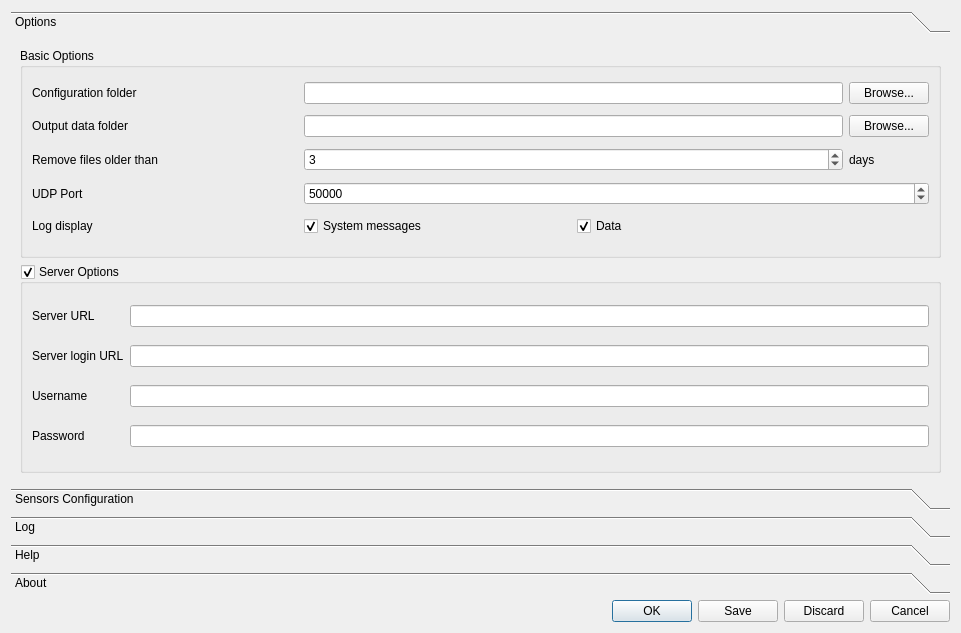
<?xml version="1.0" encoding="UTF-8"?>
<ui version="4.0">
 <class>SensorsBridge</class>
 <widget class="QDialog" name="SensorsBridge">
  <property name="geometry">
   <rect>
    <x>0</x>
    <y>0</y>
    <width>961</width>
    <height>633</height>
   </rect>
  </property>
  <property name="windowTitle">
   <string>Mississippi State University Water Quality Sensors Bridge</string>
  </property>
  <layout class="QVBoxLayout" name="verticalLayout">
   <item>
    <widget class="QToolBox" name="toolBox">
     <property name="currentIndex">
      <number>0</number>
     </property>
     <widget class="QWidget" name="options_tbx">
      <property name="geometry">
       <rect>
        <x>0</x>
        <y>0</y>
        <width>939</width>
        <height>421</height>
       </rect>
      </property>
      <attribute name="label">
       <string>Options</string>
      </attribute>
      <layout class="QVBoxLayout" name="verticalLayout_3">
       <item>
        <widget class="QGroupBox" name="groupBox">
         <property name="title">
          <string>Basic Options</string>
         </property>
         <layout class="QGridLayout" name="gridLayout_2">
          <item row="5" column="0">
           <widget class="QLabel" name="label_3">
            <property name="text">
             <string>UDP Port</string>
            </property>
           </widget>
          </item>
          <item row="6" column="1">
           <widget class="QCheckBox" name="sys_msg_log_ck">
            <property name="text">
             <string>System messages</string>
            </property>
            <property name="checked">
             <bool>true</bool>
            </property>
           </widget>
          </item>
          <item row="3" column="0">
           <widget class="QLabel" name="label_2">
            <property name="text">
             <string>Remove files older than</string>
            </property>
           </widget>
          </item>
          <item row="6" column="0">
           <widget class="QLabel" name="label_9">
            <property name="text">
             <string>Log display</string>
            </property>
           </widget>
          </item>
          <item row="5" column="1" colspan="3">
           <widget class="QSpinBox" name="udp_port_sb">
            <property name="maximum">
             <number>1000000</number>
            </property>
            <property name="value">
             <number>50000</number>
            </property>
           </widget>
          </item>
          <item row="3" column="3">
           <widget class="QLabel" name="label_4">
            <property name="text">
             <string>days</string>
            </property>
           </widget>
          </item>
          <item row="2" column="3">
           <widget class="QPushButton" name="data_folder_btn">
            <property name="text">
             <string>Browse...</string>
            </property>
           </widget>
          </item>
          <item row="6" column="2">
           <widget class="QCheckBox" name="data_log_ck">
            <property name="text">
             <string>Data</string>
            </property>
            <property name="checked">
             <bool>true</bool>
            </property>
           </widget>
          </item>
          <item row="2" column="0">
           <widget class="QLabel" name="label">
            <property name="text">
             <string>Output data folder</string>
            </property>
           </widget>
          </item>
          <item row="3" column="1" colspan="2">
           <widget class="QSpinBox" name="file_keep_limit_sb">
            <property name="value">
             <number>3</number>
            </property>
           </widget>
          </item>
          <item row="0" column="0">
           <widget class="QLabel" name="label_10">
            <property name="text">
             <string>Configuration folder</string>
            </property>
           </widget>
          </item>
          <item row="0" column="3">
           <widget class="QPushButton" name="config_folder_btn">
            <property name="sizePolicy">
             <sizepolicy hsizetype="Fixed" vsizetype="Fixed">
              <horstretch>0</horstretch>
              <verstretch>0</verstretch>
             </sizepolicy>
            </property>
            <property name="text">
             <string>Browse...</string>
            </property>
           </widget>
          </item>
          <item row="2" column="1" colspan="2">
           <widget class="QLineEdit" name="data_folder_lne"/>
          </item>
          <item row="0" column="1" colspan="2">
           <widget class="QLineEdit" name="config_folder_le">
            <property name="sizePolicy">
             <sizepolicy hsizetype="Expanding" vsizetype="Fixed">
              <horstretch>0</horstretch>
              <verstretch>0</verstretch>
             </sizepolicy>
            </property>
           </widget>
          </item>
         </layout>
        </widget>
       </item>
       <item>
        <widget class="QGroupBox" name="server_gb">
         <property name="title">
          <string>Server Options</string>
         </property>
         <property name="checkable">
          <bool>true</bool>
         </property>
         <layout class="QGridLayout" name="gridLayout_3">
          <item row="1" column="1">
           <widget class="QLineEdit" name="server_le"/>
          </item>
          <item row="2" column="0">
           <widget class="QLabel" name="label_6">
            <property name="text">
             <string>Server login URL</string>
            </property>
           </widget>
          </item>
          <item row="2" column="1">
           <widget class="QLineEdit" name="server_login_le"/>
          </item>
          <item row="3" column="0">
           <widget class="QLabel" name="label_7">
            <property name="text">
             <string>Username</string>
            </property>
           </widget>
          </item>
          <item row="3" column="1">
           <widget class="QLineEdit" name="username_le"/>
          </item>
          <item row="4" column="0">
           <widget class="QLabel" name="label_8">
            <property name="text">
             <string>Password</string>
            </property>
           </widget>
          </item>
          <item row="4" column="1">
           <widget class="QLineEdit" name="password_le"/>
          </item>
          <item row="1" column="0">
           <widget class="QLabel" name="label_5">
            <property name="text">
             <string>Server URL</string>
            </property>
           </widget>
          </item>
         </layout>
        </widget>
       </item>
      </layout>
     </widget>
     <widget class="QWidget" name="sensors_config_tbx">
      <property name="geometry">
       <rect>
        <x>0</x>
        <y>0</y>
        <width>136</width>
        <height>140</height>
       </rect>
      </property>
      <attribute name="label">
       <string>Sensors Configuration</string>
      </attribute>
      <layout class="QVBoxLayout" name="verticalLayout_2">
       <item>
        <layout class="QHBoxLayout" name="horizontalLayout">
         <item>
          <widget class="QToolButton" name="add_btn">
           <property name="text">
            <string>Add</string>
           </property>
          </widget>
         </item>
         <item>
          <widget class="QToolButton" name="remove_btn">
           <property name="text">
            <string>Remove</string>
           </property>
          </widget>
         </item>
         <item>
          <spacer name="horizontalSpacer">
           <property name="orientation">
            <enum>Qt::Horizontal</enum>
           </property>
           <property name="sizeHint" stdset="0">
            <size>
             <width>40</width>
             <height>20</height>
            </size>
           </property>
          </spacer>
         </item>
        </layout>
       </item>
       <item>
        <widget class="QTableWidget" name="sensors_config_tw">
         <property name="dragEnabled">
          <bool>false</bool>
         </property>
         <property name="alternatingRowColors">
          <bool>true</bool>
         </property>
         <property name="selectionMode">
          <enum>QAbstractItemView::ExtendedSelection</enum>
         </property>
         <property name="selectionBehavior">
          <enum>QAbstractItemView::SelectRows</enum>
         </property>
         <property name="showGrid">
          <bool>true</bool>
         </property>
         <property name="gridStyle">
          <enum>Qt::SolidLine</enum>
         </property>
         <property name="sortingEnabled">
          <bool>false</bool>
         </property>
         <property name="wordWrap">
          <bool>true</bool>
         </property>
         <attribute name="horizontalHeaderVisible">
          <bool>false</bool>
         </attribute>
         <attribute name="horizontalHeaderCascadingSectionResizes">
          <bool>true</bool>
         </attribute>
         <attribute name="horizontalHeaderShowSortIndicator" stdset="0">
          <bool>false</bool>
         </attribute>
         <attribute name="horizontalHeaderStretchLastSection">
          <bool>false</bool>
         </attribute>
         <attribute name="verticalHeaderVisible">
          <bool>false</bool>
         </attribute>
         <attribute name="verticalHeaderCascadingSectionResizes">
          <bool>false</bool>
         </attribute>
         <attribute name="verticalHeaderHighlightSections">
          <bool>true</bool>
         </attribute>
         <attribute name="verticalHeaderShowSortIndicator" stdset="0">
          <bool>false</bool>
         </attribute>
         <attribute name="verticalHeaderStretchLastSection">
          <bool>false</bool>
         </attribute>
         <column>
          <property name="text">
           <string>Label</string>
          </property>
         </column>
         <column>
          <property name="text">
           <string>Type</string>
          </property>
         </column>
         <column>
          <property name="text">
           <string>Code</string>
          </property>
         </column>
         <column>
          <property name="text">
           <string>Header</string>
          </property>
         </column>
         <column>
          <property name="text">
           <string>Exclude</string>
          </property>
         </column>
        </widget>
       </item>
      </layout>
     </widget>
     <widget class="QWidget" name="log_tbx">
      <property name="geometry">
       <rect>
        <x>0</x>
        <y>0</y>
        <width>157</width>
        <height>28</height>
       </rect>
      </property>
      <attribute name="label">
       <string>Log</string>
      </attribute>
      <layout class="QVBoxLayout" name="verticalLayout_4">
       <item>
        <widget class="QTabWidget" name="log_tab"/>
       </item>
      </layout>
     </widget>
     <widget class="QWidget" name="help">
      <property name="geometry">
       <rect>
        <x>0</x>
        <y>0</y>
        <width>109</width>
        <height>109</height>
       </rect>
      </property>
      <attribute name="label">
       <string>Help</string>
      </attribute>
      <layout class="QVBoxLayout" name="verticalLayout_5">
       <item>
        <widget class="QTextBrowser" name="help_box">
         <property name="readOnly">
          <bool>true</bool>
         </property>
         <property name="html">
          <string>&lt;!DOCTYPE HTML PUBLIC &quot;-//W3C//DTD HTML 4.0//EN&quot; &quot;http://www.w3.org/TR/REC-html40/strict.dtd&quot;&gt;
&lt;html&gt;&lt;head&gt;&lt;meta name=&quot;qrichtext&quot; content=&quot;1&quot; /&gt;&lt;style type=&quot;text/css&quot;&gt;
p, li { white-space: pre-wrap; }
&lt;/style&gt;&lt;/head&gt;&lt;body style=&quot; font-family:'MS Shell Dlg 2'; font-size:7.8pt; font-weight:400; font-style:normal;&quot;&gt;
&lt;p style=&quot; margin-top:0px; margin-bottom:0px; margin-left:0px; margin-right:0px; -qt-block-indent:0; text-indent:0px;&quot;&gt;&lt;span style=&quot; font-size:12pt; font-weight:600;&quot;&gt;Sensors Bridge Documentation&lt;/span&gt;&lt;/p&gt;
&lt;p style=&quot;-qt-paragraph-type:empty; margin-top:0px; margin-bottom:0px; margin-left:0px; margin-right:0px; -qt-block-indent:0; text-indent:0px;&quot;&gt;&lt;br /&gt;&lt;/p&gt;
&lt;p style=&quot; margin-top:0px; margin-bottom:0px; margin-left:0px; margin-right:0px; -qt-block-indent:0; text-indent:0px;&quot;&gt;&lt;span style=&quot; font-size:8pt;&quot;&gt;Sensors Bridge receives data from water quality sensors. It currently supports Ecotriplets 1, 2, and 3, dissolved oxygen, and co2procv and any sensor sent via UDP such as GPS and water quality sensors. It saves data to a folder and sends it to a server.&lt;/span&gt;&lt;/p&gt;
&lt;p style=&quot;-qt-paragraph-type:empty; margin-top:0px; margin-bottom:0px; margin-left:0px; margin-right:0px; -qt-block-indent:0; text-indent:0px; font-size:8pt;&quot;&gt;&lt;br /&gt;&lt;/p&gt;
&lt;p style=&quot; margin-top:0px; margin-bottom:0px; margin-left:0px; margin-right:0px; -qt-block-indent:0; text-indent:0px;&quot;&gt;&lt;span style=&quot; font-size:11pt; font-weight:600;&quot;&gt;Options&lt;/span&gt;&lt;/p&gt;
&lt;p style=&quot;-qt-paragraph-type:empty; margin-top:0px; margin-bottom:0px; margin-left:0px; margin-right:0px; -qt-block-indent:0; text-indent:0px; font-size:12pt; font-weight:600;&quot;&gt;&lt;br /&gt;&lt;/p&gt;
&lt;p style=&quot; margin-top:0px; margin-bottom:0px; margin-left:0px; margin-right:0px; -qt-block-indent:0; text-indent:0px;&quot;&gt;&lt;span style=&quot; font-size:10pt; font-weight:600;&quot;&gt;Basic Options&lt;/span&gt;&lt;/p&gt;
&lt;p style=&quot; margin-top:0px; margin-bottom:0px; margin-left:0px; margin-right:0px; -qt-block-indent:0; text-indent:0px;&quot;&gt;&lt;span style=&quot; font-weight:600;&quot;&gt;Configuration Folder&lt;/span&gt;: By default Sensors Bridge uses its installation folder to store configuration. However, you can change it to any folder in your computer. The default configuration needs to be modified based on the sensors you have and to which COM ports they are connected.&lt;/p&gt;
&lt;p style=&quot; margin-top:0px; margin-bottom:0px; margin-left:0px; margin-right:0px; -qt-block-indent:0; text-indent:0px;&quot;&gt;&lt;span style=&quot; font-weight:600;&quot;&gt;Output&lt;/span&gt; &lt;span style=&quot; font-weight:600;&quot;&gt;Data Folder&lt;/span&gt;: is where the data and log files are stored. The data and logs are organized by data followed by the sensor name (generated from sensor label). The data is raw data that directly come from the sensors. You will need to convert it using your server or other software like Microsoft Excel. The output data is CSV file comma delimited that you can open using Spreadsheet software. &lt;/p&gt;
&lt;p style=&quot; margin-top:0px; margin-bottom:0px; margin-left:0px; margin-right:0px; -qt-block-indent:0; text-indent:0px;&quot;&gt;&lt;span style=&quot; font-weight:600;&quot;&gt;Remove Files Older Than&lt;/span&gt;: &lt;span style=&quot; font-family:'MS Shell Dlg 2,sans-serif'; font-size:8pt;&quot;&gt;determines&lt;/span&gt; the maximum days data will be stored. Data and logs older that the specified days will be removed.&lt;/p&gt;
&lt;p style=&quot; margin-top:0px; margin-bottom:0px; margin-left:0px; margin-right:0px; -qt-block-indent:0; text-indent:0px;&quot;&gt;&lt;span style=&quot; font-weight:600;&quot;&gt;UDP Port&lt;/span&gt;: the UDP port number to be connected. &lt;/p&gt;
&lt;p style=&quot; margin-top:0px; margin-bottom:0px; margin-left:0px; margin-right:0px; -qt-block-indent:0; text-indent:0px;&quot;&gt;&lt;span style=&quot; font-weight:600;&quot;&gt;Log Display&lt;/span&gt;: can be shown in the Log tab if checked. You can see system messages and/or data being saved. Note, this will add extra resources on the computer so it is only recommended for debugging purposes.&lt;/p&gt;
&lt;p style=&quot;-qt-paragraph-type:empty; margin-top:0px; margin-bottom:0px; margin-left:0px; margin-right:0px; -qt-block-indent:0; text-indent:0px;&quot;&gt;&lt;br /&gt;&lt;/p&gt;
&lt;p style=&quot; margin-top:0px; margin-bottom:0px; margin-left:0px; margin-right:0px; -qt-block-indent:0; text-indent:0px;&quot;&gt;&lt;span style=&quot; font-size:10pt; font-weight:600;&quot;&gt;Server Options&lt;/span&gt;&lt;/p&gt;
&lt;p style=&quot; margin-top:0px; margin-bottom:0px; margin-left:0px; margin-right:0px; -qt-block-indent:0; text-indent:0px;&quot;&gt;If you want to send data to a server, you can check the checkbox to enable it. If you don't have a server, make sure to uncheck it. The receiving server must accept Post data. &lt;/p&gt;
&lt;p style=&quot; margin-top:0px; margin-bottom:0px; margin-left:0px; margin-right:0px; -qt-block-indent:0; text-indent:0px;&quot;&gt;&lt;span style=&quot; font-weight:600;&quot;&gt;Server&lt;/span&gt;: the URL of the server&lt;/p&gt;
&lt;p style=&quot; margin-top:0px; margin-bottom:0px; margin-left:0px; margin-right:0px; -qt-block-indent:0; text-indent:0px;&quot;&gt;&lt;span style=&quot; font-weight:600;&quot;&gt;Server Login&lt;/span&gt;: the login URL of the server.&lt;/p&gt;
&lt;p style=&quot; margin-top:0px; margin-bottom:0px; margin-left:0px; margin-right:0px; -qt-block-indent:0; text-indent:0px;&quot;&gt;&lt;span style=&quot; font-weight:600;&quot;&gt;Username&lt;/span&gt;: the username to have access to the server if any.&lt;/p&gt;
&lt;p style=&quot; margin-top:0px; margin-bottom:0px; margin-left:0px; margin-right:0px; -qt-block-indent:0; text-indent:0px;&quot;&gt;&lt;span style=&quot; font-weight:600;&quot;&gt;Password&lt;/span&gt;: the password of the user if any&lt;/p&gt;
&lt;p style=&quot;-qt-paragraph-type:empty; margin-top:0px; margin-bottom:0px; margin-left:0px; margin-right:0px; -qt-block-indent:0; text-indent:0px;&quot;&gt;&lt;br /&gt;&lt;/p&gt;
&lt;p style=&quot; margin-top:0px; margin-bottom:0px; margin-left:0px; margin-right:0px; -qt-block-indent:0; text-indent:0px;&quot;&gt;&lt;span style=&quot; font-size:12pt; font-weight:600;&quot;&gt;Sensors Configuration&lt;/span&gt;&lt;/p&gt;
&lt;p style=&quot; margin-top:0px; margin-bottom:0px; margin-left:0px; margin-right:0px; -qt-block-indent:0; text-indent:0px;&quot;&gt;&lt;span style=&quot; font-size:8pt;&quot;&gt;The Sensors Configuration is where you add sensors details. The default configuration comes will all the sensors. You can modify the header fields and the exclude fields. You can add or remove based on the sensors you have and want to capture data from.&lt;/span&gt;&lt;/p&gt;
&lt;p style=&quot; margin-top:0px; margin-bottom:0px; margin-left:0px; margin-right:0px; -qt-block-indent:0; text-indent:0px;&quot;&gt;&lt;span style=&quot; font-size:8pt; font-weight:600;&quot;&gt;Label&lt;/span&gt;&lt;span style=&quot; font-size:8pt;&quot;&gt;: The name of the sensor. The sensor name is auto generated by removing the label. The sensor name is used to send data to the server. So, make sure to type it the same way as the server expects the same name. &lt;/span&gt;&lt;/p&gt;
&lt;p style=&quot; margin-top:0px; margin-bottom:0px; margin-left:0px; margin-right:0px; -qt-block-indent:0; text-indent:0px;&quot;&gt;&lt;span style=&quot; font-size:8pt; font-weight:600;&quot;&gt;Type&lt;/span&gt;&lt;span style=&quot; font-size:8pt;&quot;&gt;: The communication interface type&lt;/span&gt;&lt;/p&gt;
&lt;p style=&quot; margin-top:0px; margin-bottom:0px; margin-left:0px; margin-right:0px; -qt-block-indent:0; text-indent:0px;&quot;&gt;&lt;span style=&quot; font-size:8pt; font-weight:600;&quot;&gt;Code&lt;/span&gt;&lt;span style=&quot; font-size:8pt;&quot;&gt;: The code of data. The code for COM ports is determined by the port number your computer gives to currently connected ports. Make sure the sensor and the COM port number you choose match. This default configuration will need to be changed here. For UDP,  the code should be the first word before a dollar sign. The UDP expects the following format CODE$[data comma separated]*checksum.  &lt;/span&gt;&lt;/p&gt;
&lt;p style=&quot; margin-top:0px; margin-bottom:0px; margin-left:0px; margin-right:0px; -qt-block-indent:0; text-indent:0px;&quot;&gt;&lt;span style=&quot; font-size:8pt; font-weight:600;&quot;&gt;Header&lt;/span&gt;&lt;span style=&quot; font-size:8pt;&quot;&gt;: This is the field name for comma or tab separated data that comes from the sensors. All fields must be included here. &lt;/span&gt;&lt;/p&gt;
&lt;p style=&quot; margin-top:0px; margin-bottom:0px; margin-left:0px; margin-right:0px; -qt-block-indent:0; text-indent:0px;&quot;&gt;&lt;span style=&quot; font-size:8pt; font-weight:600;&quot;&gt;Exclude&lt;/span&gt;&lt;span style=&quot; font-size:8pt;&quot;&gt;: If you don't want to save some columns, you can exclude them here. &lt;/span&gt;&lt;/p&gt;
&lt;p style=&quot;-qt-paragraph-type:empty; margin-top:0px; margin-bottom:0px; margin-left:0px; margin-right:0px; -qt-block-indent:0; text-indent:0px; font-size:8pt;&quot;&gt;&lt;br /&gt;&lt;/p&gt;
&lt;p style=&quot; margin-top:0px; margin-bottom:0px; margin-left:0px; margin-right:0px; -qt-block-indent:0; text-indent:0px;&quot;&gt;&lt;span style=&quot; font-size:11pt; font-weight:600;&quot;&gt;Log&lt;/span&gt;&lt;/p&gt;
&lt;p style=&quot; margin-top:0px; margin-bottom:0px; margin-left:0px; margin-right:0px; -qt-block-indent:0; text-indent:0px;&quot;&gt;&lt;span style=&quot; font-size:8pt;&quot;&gt;This is the tab that shows the system messages and data on realtime bases when you start capturing data. Each sensor has its on Log tab. &lt;/span&gt;&lt;/p&gt;
&lt;p style=&quot;-qt-paragraph-type:empty; margin-top:0px; margin-bottom:0px; margin-left:0px; margin-right:0px; -qt-block-indent:0; text-indent:0px; font-size:8pt;&quot;&gt;&lt;br /&gt;&lt;/p&gt;
&lt;p style=&quot; margin-top:0px; margin-bottom:0px; margin-left:0px; margin-right:0px; -qt-block-indent:0; text-indent:0px;&quot;&gt;&lt;span style=&quot; font-size:12pt; font-weight:600;&quot;&gt;Support and Bug Report&lt;/span&gt;&lt;/p&gt;
&lt;p style=&quot; margin-top:0px; margin-bottom:0px; margin-left:0px; margin-right:0px; -qt-block-indent:0; text-indent:0px;&quot;&gt;&lt;span style=&quot; font-size:8pt;&quot;&gt;Contact us at &lt;/span&gt;&lt;a href=&quot;mailto:wtb175@msstate.edu&quot;&gt;&lt;span style=&quot; font-size:8pt; text-decoration: underline; color:#0000ff;&quot;&gt;wtb175@msstate.edu&lt;/span&gt;&lt;/a&gt;&lt;span style=&quot; font-size:8pt;&quot;&gt; for support. &lt;/span&gt;&lt;/p&gt;
&lt;p style=&quot; margin-top:0px; margin-bottom:0px; margin-left:0px; margin-right:0px; -qt-block-indent:0; text-indent:0px;&quot;&gt;&lt;span style=&quot; font-size:8pt;&quot;&gt;Create an issue on our &lt;/span&gt;&lt;a href=&quot;https://github.com/wondie/sensors_bridge&quot;&gt;&lt;span style=&quot; font-size:8pt; text-decoration: underline; color:#0000ff;&quot;&gt;GitHub Repository&lt;/span&gt;&lt;/a&gt;&lt;span style=&quot; font-size:8pt;&quot;&gt;.&lt;/span&gt;&lt;/p&gt;&lt;/body&gt;&lt;/html&gt;</string>
         </property>
         <property name="openExternalLinks">
          <bool>true</bool>
         </property>
        </widget>
       </item>
      </layout>
     </widget>
     <widget class="QWidget" name="about">
      <property name="geometry">
       <rect>
        <x>0</x>
        <y>0</y>
        <width>109</width>
        <height>109</height>
       </rect>
      </property>
      <attribute name="label">
       <string>About</string>
      </attribute>
      <layout class="QVBoxLayout" name="verticalLayout_6">
       <item>
        <widget class="QTextBrowser" name="about_2">
         <property name="readOnly">
          <bool>true</bool>
         </property>
         <property name="html">
          <string>&lt;!DOCTYPE HTML PUBLIC &quot;-//W3C//DTD HTML 4.0//EN&quot; &quot;http://www.w3.org/TR/REC-html40/strict.dtd&quot;&gt;
&lt;html&gt;&lt;head&gt;&lt;meta name=&quot;qrichtext&quot; content=&quot;1&quot; /&gt;&lt;style type=&quot;text/css&quot;&gt;
p, li { white-space: pre-wrap; }
&lt;/style&gt;&lt;/head&gt;&lt;body style=&quot; font-family:'MS Shell Dlg 2'; font-size:7.8pt; font-weight:400; font-style:normal;&quot;&gt;
&lt;p align=&quot;center&quot; style=&quot; margin-top:0px; margin-bottom:0px; margin-left:0px; margin-right:0px; -qt-block-indent:0; text-indent:0px;&quot;&gt;&lt;span style=&quot; font-size:12pt; font-weight:600;&quot;&gt;Sensors Bridge&lt;/span&gt;&lt;/p&gt;
&lt;p align=&quot;center&quot; style=&quot; margin-top:0px; margin-bottom:0px; margin-left:0px; margin-right:0px; -qt-block-indent:0; text-indent:0px;&quot;&gt;&lt;span style=&quot; font-size:11pt;&quot;&gt;Version 1.0.0&lt;/span&gt;&lt;/p&gt;
&lt;p style=&quot;-qt-paragraph-type:empty; margin-top:0px; margin-bottom:0px; margin-left:0px; margin-right:0px; -qt-block-indent:0; text-indent:0px; font-size:12pt;&quot;&gt;&lt;br /&gt;&lt;/p&gt;
&lt;p style=&quot; margin-top:0px; margin-bottom:0px; margin-left:0px; margin-right:0px; -qt-block-indent:0; text-indent:0px;&quot;&gt;&lt;span style=&quot; font-size:8pt;&quot;&gt;Sensors Bridge receives data from water quality sensors. It currently support Ecotriplets 1, 2, and 3, dissolved oxygen, and co2procv and any sensor sent via UDP such as GPS and water quality sensors. It saves data to a folder and sends it to a server.&lt;/span&gt;&lt;/p&gt;
&lt;p style=&quot;-qt-paragraph-type:empty; margin-top:0px; margin-bottom:0px; margin-left:0px; margin-right:0px; -qt-block-indent:0; text-indent:0px; font-size:8pt;&quot;&gt;&lt;br /&gt;&lt;/p&gt;
&lt;p style=&quot; margin-top:0px; margin-bottom:0px; margin-left:0px; margin-right:0px; -qt-block-indent:0; text-indent:0px;&quot;&gt;&lt;span style=&quot; font-size:8pt;&quot;&gt;Sensors Bridge is developed under &lt;/span&gt;&lt;a href=&quot;https://www.erdc.usace.army.mil/&quot;&gt;&lt;span style=&quot; font-size:8pt; text-decoration: underline; color:#0000ff;&quot;&gt;the U.S. Army Engineer Research and Development Center (ERDC)&lt;/span&gt;&lt;/a&gt;&lt;span style=&quot; font-size:8pt;&quot;&gt; funded project coordinated by &lt;/span&gt;&lt;a href=&quot;https://www.gri.msstate.edu/&quot;&gt;&lt;span style=&quot; font-size:8pt; text-decoration: underline; color:#0000ff;&quot;&gt;Mississippi State University Geosystems Research Institute&lt;/span&gt;&lt;/a&gt;&lt;span style=&quot; font-size:8pt;&quot;&gt;. It is initially designed to read water quality sensor and ancillary data from MSU SeaTrac Autonomous Boat and send it to a receiving server and the &lt;/span&gt;&lt;a href=&quot;https://water.geosci.msstate.edu/monitor/&quot;&gt;&lt;span style=&quot; font-size:8pt; text-decoration: underline; color:#0000ff;&quot;&gt;Water Monitor&lt;/span&gt;&lt;/a&gt;&lt;span style=&quot; font-size:8pt;&quot;&gt; web application. It is customizable to use for other sensors but this feature is not yet added. &lt;/span&gt;&lt;/p&gt;
&lt;p style=&quot;-qt-paragraph-type:empty; margin-top:0px; margin-bottom:0px; margin-left:0px; margin-right:0px; -qt-block-indent:0; text-indent:0px; font-size:8pt;&quot;&gt;&lt;br /&gt;&lt;/p&gt;
&lt;p style=&quot; margin-top:0px; margin-bottom:0px; margin-left:0px; margin-right:0px; -qt-block-indent:0; text-indent:0px;&quot;&gt;&lt;span style=&quot; font-size:8pt; font-weight:600;&quot;&gt;Authors&lt;/span&gt;&lt;span style=&quot; font-size:8pt;&quot;&gt;: Wondimagegn Tesfaye Beshah (Mississippi State University - Department of Geosciences), Jane Moorhead  (Mississippi State University - Department Electrical and Computer Engineering), and Dr. Padmanava Dash  (Mississippi State University - Department of Geosciences).  &lt;/span&gt;&lt;/p&gt;
&lt;p style=&quot;-qt-paragraph-type:empty; margin-top:0px; margin-bottom:0px; margin-left:0px; margin-right:0px; -qt-block-indent:0; text-indent:0px; font-size:8pt;&quot;&gt;&lt;br /&gt;&lt;/p&gt;
&lt;p style=&quot; margin-top:0px; margin-bottom:0px; margin-left:0px; margin-right:0px; -qt-block-indent:0; text-indent:0px;&quot;&gt;&lt;span style=&quot; font-size:8pt;&quot;&gt;It is a free software under G&lt;/span&gt;&lt;a href=&quot;https://github.com/wondie/sensors_bridge/blob/master/LICENSE&quot;&gt;&lt;span style=&quot; font-size:8pt; text-decoration: underline; color:#0000ff;&quot;&gt;NU General Public License 3&lt;/span&gt;&lt;/a&gt;&lt;span style=&quot; font-size:8pt;&quot;&gt;.&lt;/span&gt;&lt;/p&gt;
&lt;p style=&quot;-qt-paragraph-type:empty; margin-top:0px; margin-bottom:0px; margin-left:0px; margin-right:0px; -qt-block-indent:0; text-indent:0px; font-size:8pt;&quot;&gt;&lt;br /&gt;&lt;/p&gt;
&lt;p style=&quot; margin-top:0px; margin-bottom:0px; margin-left:0px; margin-right:0px; -qt-block-indent:0; text-indent:0px;&quot;&gt;&lt;span style=&quot; font-size:8pt; font-weight:600;&quot;&gt;Product Home&lt;/span&gt;&lt;span style=&quot; font-size:8pt;&quot;&gt;: &lt;/span&gt;&lt;a href=&quot;https://github.com/wondie/sensors_bridge&quot;&gt;&lt;span style=&quot; font-size:8pt; text-decoration: underline; color:#0000ff;&quot;&gt;https://github.com/wondie/sensors_bridge&lt;/span&gt;&lt;/a&gt;&lt;/p&gt;
&lt;p style=&quot;-qt-paragraph-type:empty; margin-top:0px; margin-bottom:0px; margin-left:0px; margin-right:0px; -qt-block-indent:0; text-indent:0px; font-size:8pt;&quot;&gt;&lt;br /&gt;&lt;/p&gt;
&lt;p style=&quot; margin-top:0px; margin-bottom:0px; margin-left:0px; margin-right:0px; -qt-block-indent:0; text-indent:0px;&quot;&gt;&lt;span style=&quot; font-size:8pt;&quot;&gt;Copyright © 2020 &lt;/span&gt;&lt;a href=&quot;https://www.msstate.edu/&quot;&gt;&lt;span style=&quot; font-size:8pt; text-decoration: underline; color:#0000ff;&quot;&gt;Mississippi State University&lt;/span&gt;&lt;/a&gt;&lt;span style=&quot; font-size:8pt;&quot;&gt;. All rights reserved.&lt;/span&gt;&lt;/p&gt;&lt;/body&gt;&lt;/html&gt;</string>
         </property>
         <property name="openExternalLinks">
          <bool>true</bool>
         </property>
        </widget>
       </item>
      </layout>
     </widget>
    </widget>
   </item>
   <item>
    <widget class="QDialogButtonBox" name="buttonBox">
     <property name="enabled">
      <bool>true</bool>
     </property>
     <property name="orientation">
      <enum>Qt::Horizontal</enum>
     </property>
     <property name="standardButtons">
      <set>QDialogButtonBox::Cancel|QDialogButtonBox::Discard|QDialogButtonBox::Ok|QDialogButtonBox::Save</set>
     </property>
    </widget>
   </item>
  </layout>
 </widget>
 <resources/>
 <connections>
  <connection>
   <sender>buttonBox</sender>
   <signal>accepted()</signal>
   <receiver>SensorsBridge</receiver>
   <slot>accept()</slot>
   <hints>
    <hint type="sourcelabel">
     <x>248</x>
     <y>254</y>
    </hint>
    <hint type="destinationlabel">
     <x>157</x>
     <y>274</y>
    </hint>
   </hints>
  </connection>
  <connection>
   <sender>buttonBox</sender>
   <signal>rejected()</signal>
   <receiver>SensorsBridge</receiver>
   <slot>reject()</slot>
   <hints>
    <hint type="sourcelabel">
     <x>316</x>
     <y>260</y>
    </hint>
    <hint type="destinationlabel">
     <x>286</x>
     <y>274</y>
    </hint>
   </hints>
  </connection>
 </connections>
</ui>
